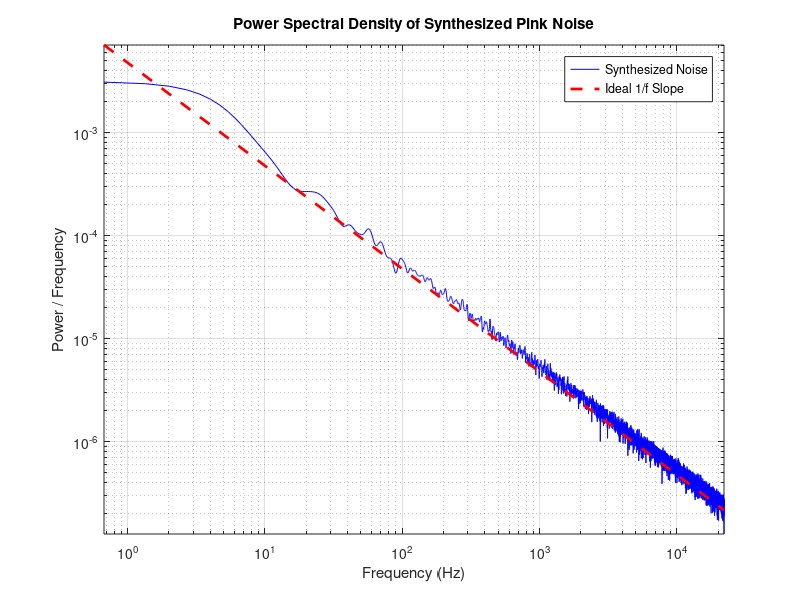

This figure's MATLAB source:
%% MATLAB Code for Pink Noise Synthesis
% This script generates pink noise by constructing its frequency spectrum
% and then transforming it to the time domain using an IFFT.

clear;
clc;

% =========================================================================
% == 1. Parameters
% =========================================================================

% Number of sinusoids to sum, as per the user request.
% This defines the number of positive frequency components.
N = 32768;

% Total number of samples in the output signal.
% An FFT of size M gives N = M/2 positive frequency bins.
M = 2 * N;

% Sampling frequency in Hz.
fs = 44100; % Standard audio sampling rate

% =========================================================================
% == 2. Frequency Domain Synthesis
% =========================================================================

% Create an empty array for the full complex spectrum.
X = zeros(1, M);

% --- Generate positive frequency components (excluding DC and Nyquist) ---
% Indices for these components in the full spectrum array.
pos_freq_indices = 2:N;
% Corresponding frequencies in Hz.
frequencies = (pos_freq_indices - 1) * fs / M;

% Amplitudes follow a 1/sqrt(f) law for pink noise.
% This results in a power spectral density (PSD) proportional to 1/f.
amplitudes = 1 ./ sqrt(frequencies);

% Random phases uniformly distributed between 0 and 2*pi.
phases = 2 * pi * rand(1, N - 1);

% Combine amplitudes and phases into complex numbers.
X(pos_freq_indices) = amplitudes .* exp(1i * phases);

% --- Generate the Nyquist frequency component ---
% The Nyquist frequency is at index N + 1.
f_nyquist = (N) * fs / M;
amp_nyquist = 1 / sqrt(f_nyquist);
% The phase of the Nyquist component must be 0 or pi to ensure a real signal.
% We set it to 0, making the component real.
X(N + 1) = amp_nyquist;

% --- Enforce conjugate symmetry for a real-valued output signal ---
% The negative frequency components must be the complex conjugate of the
% positive frequency components.
% X(k) = conj(X(M - k + 2))
X( (N + 2):M ) = conj( fliplr( X(2:N) ) );

% =========================================================================
% == 3. Time Domain Synthesis
% =========================================================================

% Perform the Inverse FFT to transform the spectrum to the time domain.
% The 'real' function removes negligible imaginary parts from numerical error.
pink_noise = real(ifft(X));

% Normalize the signal to a peak amplitude of +/- 1.
pink_noise = pink_noise / max(abs(pink_noise));

% =========================================================================
% == 4. Verification and Output (CORRECTED PLOTTING)
% =========================================================================

% --- Play the generated noise ---
fprintf('Playing the synthesized pink noise... 🔊\n');
sound(pink_noise, fs);

% --- Plot the Power Spectral Density (PSD) to verify ---
figure('Name', 'Pink Noise Verification (IFFT)');

% 1. Calculate PSD using pwelch, getting data instead of plotting directly.
[Pxx, F] = pwelch(pink_noise, hann(M/8), [], M, fs);

% 2. Plot the calculated PSD on a log-log scale.
%    We plot F(2:end) to ignore the DC component (F=0), as log(0) is undefined.
loglog(F(2:end), Pxx(2:end), 'b', 'DisplayName', 'Synthesized Noise');
grid on;
hold on; % Prepare to add the reference line

% 3. Add a robust reference line showing the ideal 1/f slope.
%    This line is now calculated based on the actual data power level.
f_ref = 1000; % Reference frequency in Hz
[~, idx] = min(abs(F - f_ref)); % Find index closest to f_ref
P_ref = Pxx(idx); % Power at the reference frequency
C = P_ref * f_ref; % Calculate the constant C for the P = C/f law
x_line = [F(2), fs/2]; % Define frequency range for the line
y_line = C ./ x_line; % Calculate the corresponding power values
plot(x_line, y_line, 'r--', 'LineWidth', 2, 'DisplayName', 'Ideal 1/f Slope');

% Final plot formatting
hold off;
title('Power Spectral Density of Synthesized Pink Noise');
xlabel('Frequency (Hz)');
ylabel('Power / Frequency');
legend;
axis tight; % Adjust axes to fit the data snugly

% The slope of a log-log plot of power vs. frequency for pink noise
% should be -1, which corresponds to -10 dB per decade.
